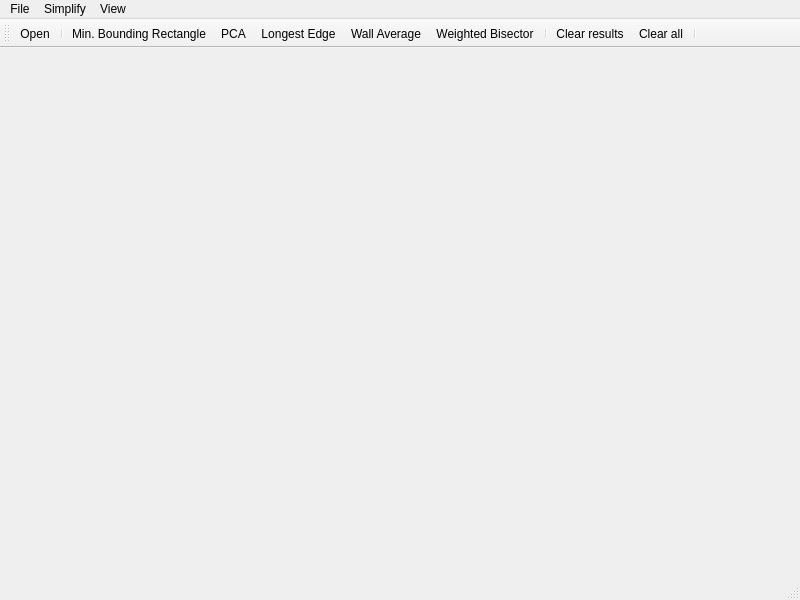
<?xml version="1.0" encoding="UTF-8"?>
<ui version="4.0">
 <class>MainForm</class>
 <widget class="QMainWindow" name="MainForm">
  <property name="geometry">
   <rect>
    <x>0</x>
    <y>0</y>
    <width>800</width>
    <height>600</height>
   </rect>
  </property>
  <property name="windowTitle">
   <string>Simplify buildings</string>
  </property>
  <widget class="QWidget" name="centralwidget">
   <layout class="QHBoxLayout" name="horizontalLayout">
    <item>
     <widget class="Draw" name="Canvas" native="true"/>
    </item>
   </layout>
  </widget>
  <widget class="QMenuBar" name="menubar">
   <property name="geometry">
    <rect>
     <x>0</x>
     <y>0</y>
     <width>800</width>
     <height>33</height>
    </rect>
   </property>
   <widget class="QMenu" name="menuFile">
    <property name="title">
     <string>File</string>
    </property>
    <addaction name="separator"/>
    <addaction name="actionOpen"/>
    <addaction name="separator"/>
    <addaction name="actionExit"/>
   </widget>
   <widget class="QMenu" name="menuSimplify">
    <property name="title">
     <string>Simplify</string>
    </property>
    <addaction name="actionMin_Bounding_Rectangle"/>
    <addaction name="actionPCAS"/>
    <addaction name="actionLongest_Edge"/>
    <addaction name="actionWall_Average"/>
    <addaction name="actionWeighted_bisector"/>
   </widget>
   <widget class="QMenu" name="menuView">
    <property name="title">
     <string>View</string>
    </property>
    <addaction name="actionClear_results"/>
    <addaction name="actionClear_all"/>
   </widget>
   <addaction name="menuFile"/>
   <addaction name="menuSimplify"/>
   <addaction name="menuView"/>
  </widget>
  <widget class="QStatusBar" name="statusbar"/>
  <widget class="QToolBar" name="toolBar">
   <property name="windowTitle">
    <string>toolBar</string>
   </property>
   <attribute name="toolBarArea">
    <enum>TopToolBarArea</enum>
   </attribute>
   <attribute name="toolBarBreak">
    <bool>false</bool>
   </attribute>
   <addaction name="actionOpen"/>
   <addaction name="separator"/>
   <addaction name="actionMin_Bounding_Rectangle"/>
   <addaction name="actionPCAS"/>
   <addaction name="actionLongest_Edge"/>
   <addaction name="actionWall_Average"/>
   <addaction name="actionWeighted_bisector"/>
   <addaction name="separator"/>
   <addaction name="actionClear_results"/>
   <addaction name="actionClear_all"/>
   <addaction name="separator"/>
  </widget>
  <action name="actionExit">
   <property name="icon">
    <iconset resource="icons.qrc">
     <normaloff>:/images/icons/exit.png</normaloff>:/images/icons/exit.png</iconset>
   </property>
   <property name="text">
    <string>Exit</string>
   </property>
   <property name="toolTip">
    <string>Close application</string>
   </property>
  </action>
  <action name="actionMin_Bounding_Rectangle">
   <property name="icon">
    <iconset resource="icons.qrc">
     <normaloff>:/images/icons/maer.png</normaloff>:/images/icons/maer.png</iconset>
   </property>
   <property name="text">
    <string>Min. Bounding Rectangle</string>
   </property>
   <property name="toolTip">
    <string>Simplify building using minimum bounding rectangle</string>
   </property>
  </action>
  <action name="actionPCAS">
   <property name="icon">
    <iconset resource="icons.qrc">
     <normaloff>:/images/icons/pca.png</normaloff>:/images/icons/pca.png</iconset>
   </property>
   <property name="text">
    <string>PCA</string>
   </property>
   <property name="toolTip">
    <string>Simplify building using PCA</string>
   </property>
  </action>
  <action name="actionClear_results">
   <property name="icon">
    <iconset resource="icons.qrc">
     <normaloff>:/images/icons/clear_ch.png</normaloff>:/images/icons/clear_ch.png</iconset>
   </property>
   <property name="text">
    <string>Clear results</string>
   </property>
  </action>
  <action name="actionClear_all">
   <property name="icon">
    <iconset resource="icons.qrc">
     <normaloff>:/images/icons/clear_er.png</normaloff>:/images/icons/clear_er.png</iconset>
   </property>
   <property name="text">
    <string>Clear all</string>
   </property>
   <property name="toolTip">
    <string>Clear all data</string>
   </property>
  </action>
  <action name="actionLongest_Edge">
   <property name="icon">
    <iconset resource="icons.qrc">
     <normaloff>:/images/icons/longestedge.png</normaloff>:/images/icons/longestedge.png</iconset>
   </property>
   <property name="text">
    <string>Longest Edge</string>
   </property>
   <property name="toolTip">
    <string>Simplify building using PCA longest edge</string>
   </property>
  </action>
  <action name="actionWall_Average">
   <property name="icon">
    <iconset resource="icons.qrc">
     <normaloff>:/images/icons/wa.png</normaloff>:/images/icons/wa.png</iconset>
   </property>
   <property name="text">
    <string>Wall Average</string>
   </property>
   <property name="toolTip">
    <string>Simplify building using wall average</string>
   </property>
  </action>
  <action name="actionWeighted_bisector">
   <property name="icon">
    <iconset resource="icons.qrc">
     <normaloff>:/images/icons/weightedbisector.png</normaloff>:/images/icons/weightedbisector.png</iconset>
   </property>
   <property name="text">
    <string>Weighted Bisector</string>
   </property>
   <property name="toolTip">
    <string>Simplify building using weighted bisector</string>
   </property>
  </action>
  <action name="actionOpen">
   <property name="icon">
    <iconset resource="icons.qrc">
     <normaloff>:/images/icons/open_file.png</normaloff>:/images/icons/open_file.png</iconset>
   </property>
   <property name="text">
    <string>Open</string>
   </property>
   <property name="toolTip">
    <string>Open file</string>
   </property>
  </action>
 </widget>
 <customwidgets>
  <customwidget>
   <class>Draw</class>
   <extends>QWidget</extends>
   <header>draw.h</header>
   <container>1</container>
  </customwidget>
 </customwidgets>
 <resources>
  <include location="icons.qrc"/>
 </resources>
 <connections/>
</ui>
